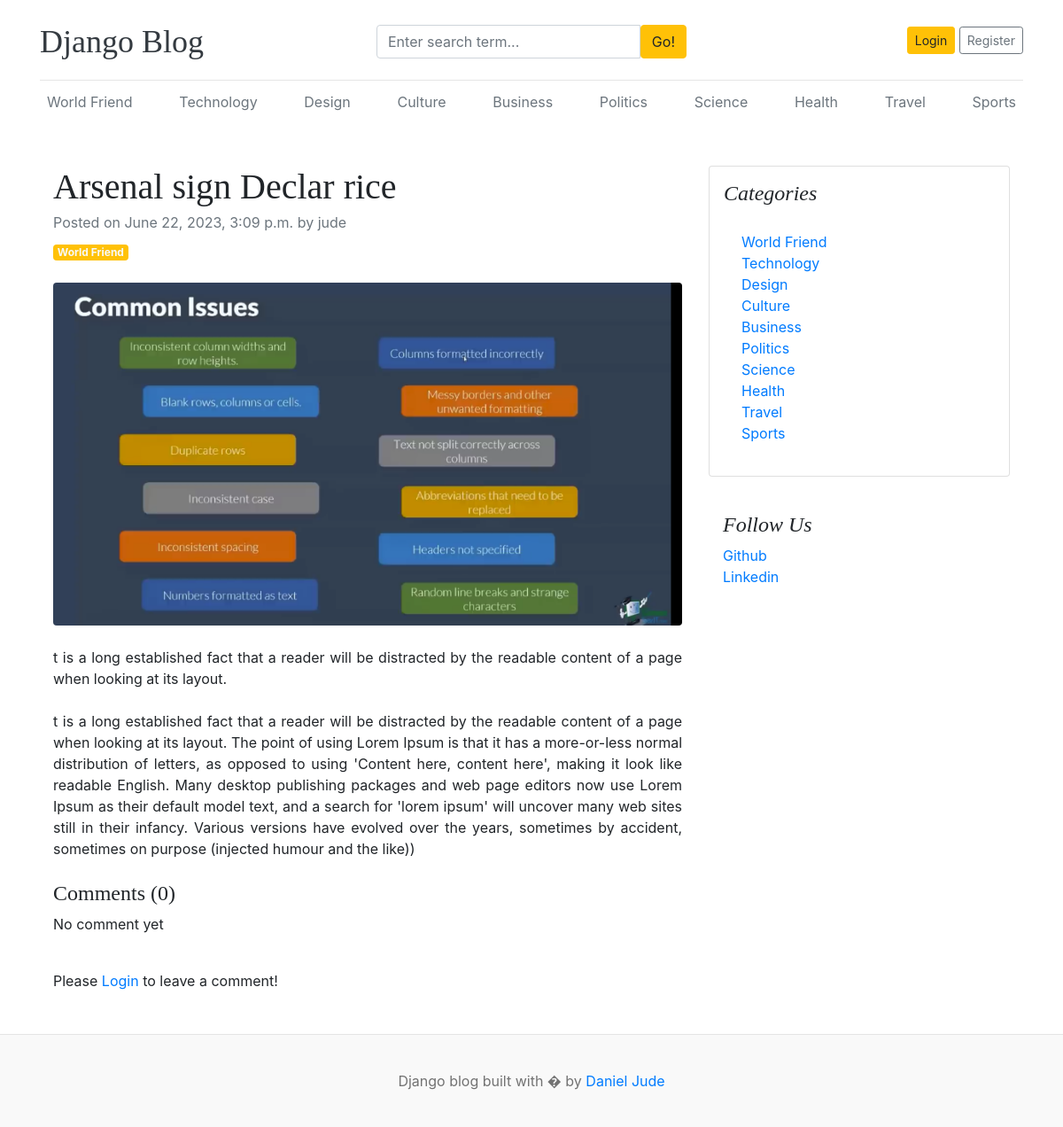
Page /blogs/arsenal-sign-declar-rice/ on the committed database.
### blogs/models.py (models this page shows, shortened)
class Category(models.Model):
    category_name = models.CharField(max_length=100, unique=True)
    created_at = models.DateTimeField(auto_now_add=True)
    updated_at = models.DateTimeField(auto_now=True)
    def __str__(self):
        return self.category_name
    class Meta:
        verbose_name_plural = "categories"

class Blog(models.Model):
    title =models.CharField(max_length=100)
    slug = models.SlugField(max_length=150, unique=True, blank=True)
    category = models.ForeignKey(Category, on_delete=models.CASCADE)
    author  = models.ForeignKey(User, on_delete=models.CASCADE)
    featured_image = models.ImageField(upload_to="uploads/%Y/%m/%d")
    short_description = models.TextField(max_length=500)
    blog_body = models.TextField(max_length=2000)
    status = models.IntegerField(choices=STATUS_CHOICES, default=0)
    is_featured = models.BooleanField(default=False)
    created_at = models.DateTimeField(auto_now_add=True)
    updated_at = models.DateTimeField(auto_now=True)

class SocialLink(models.Model):
    platform = models.CharField(max_length=30, unique=True)
    link = models.URLField(max_length=150)
    created_at = models.DateTimeField(auto_now_add=True)
    updated_at = models.DateTimeField(auto_now=True)

### blogs/views.py (the view, shortened to what this page needs)
# urls.py: path('blogs/<slug:slug>/', BlogsView.blogs, name='slug'),
def blogs(request, slug):
    blog = get_object_or_404(Blog, slug=slug, status=1)
    comments = Comment.objects.filter(blog=blog)
    return render(request, 'blogs.html', {'blog':blog, 'comments':comments, 'count':comments.count()})

### blogs/context_processors.py (called while the page is built)
def get_categories(request):
    categories = Category.objects.all()
    return dict(categories=categories)

def get_social_links(request):
    links = SocialLink.objects.all()
    return dict(links=links)

### templates/blogs.html (shortened to what this page needs)
{% extends 'base.html' %} {% block content %}
<div class="container mt-5">
  <div class="row">
    <div class="col-lg-8">
      <article>
        <header class="mb-4">
          <h1 class="fw-bolder mb-1">{{blog.title}}</h1>
          <div class="text-muted fst-italic mb-2">
            Posted on {{blog.created_at}} by {{blog.author}}
          </div>
          <a class="badge bg-warning text-decoration-none text-light" href="#!"
            >{{blog.category}}</a
          >
        </header>
        <figure class="mb-4">
          <img
            class="img-fluid rounded"
            src="{{blog.featured_image.url}}"
            alt="..."
          />
        </figure>
        <section class="mb-5">
          <p class="fs-5 mb-4" style="text-align: justify">
            {{blog.short_description}}
          </p>
          <p class="fs-5 mb-4" style="text-align: justify">
            {{blog.blog_body}}
          </p>
          <h4>Comments ({{count}})</h4>
          {% if comments %}
          {% for comment in comments  %}
            <div class="card mb-2">
                <div class="card-body">
                  <p class = "card-text mb-0">{{comment.comment}}</p>
                 <span>
                    <small>By {{comment.user}}</small>
                    <small>| {{comment.created_at | timesince}} ago </small>
                 </span>
                </div>
            </div>
        {% endfor %}
            {% else %}
            <p>No comment yet</p>
          {% endif %}
          <br>
        {% if user.is_authenticated %}
        <form action="" method="POST">
          {% csrf_token %}
          <div class="form-group">
            <textarea name="comment" id="comment" class="form-control" placeholder="Leave a Comment"> </textarea>
            <button class = "btn btn-warning mt-1" type = "submit">Submit</button>
          </div>
        </form>
        {% else %}
          <p>Please <a href="{% url 'login' %}">Login</a> to leave a comment!</p>
        {% endif %}
        </section>
      </article>
    </div>
    <div class="col-lg-4">
      <div class="card mb-4 p-3">
        <h4 class="font-italic">Categories</h4>
        <div class="card-body">
          <div class="row">
            <div class="col-sm-6">
              <ul class="list-unstyled mb-0">
                {% for category in categories %}
                <li>
                  <a href="{% url 'post_by_category' category.id %}"
                    >{{category}}</a
                  >
                </li>
                {% endfor %}
              </ul>
            </div>
          </div>
        </div>
      </div>
      {% if links %}
      <div class="p-3">
       <h4 class="font-italic">Follow Us</h4>
       <ol class="list-unstyled">
         {% for link in links  %}
         <li><a href="{{link.link}}" target="_blankk">{{link.platform}}</a></li>
         {% endfor %}
       </ol>
     </div>
 </div>
      {% endif %}
    </div>
  </div>
</div>
{% endblock content %}

### templates/base.html (shortened to what this page needs)
{% load static %}
<!DOCTYPE html>
<html lang="en">
  <head>
    <link
      href="https://getbootstrap.com/docs/4.0/dist/css/bootstrap.min.css"
      rel="stylesheet"
    />
    <link href="{% static 'css/blog.css' %}" rel="stylesheet" />
    <link rel="stylesheet" href="https://cdnjs.cloudflare.com/ajax/libs/font-awesome/4.7.0/css/font-awesome.min.css">
  </head>
  <body>
    <div class="container">
      <header class="blog-header py-3">
        <div class="row flex-nowrap justify-content-between align-items-center">
          <div class="col-4 pt-1">
            <a class="blog-header-logo text-dark" href="/">Django Blog</a>
          </div>
          <div class="col-4 pt-1">
            <form action="{% url 'search' %}" method="GET">
            <div class="input-group">
                <input
                class="form-control"
                type="text"
                placeholder="Enter search term..."
                aria-label="Enter search term..."
                aria-describedby="button-search"
                name = "search"
              />
              <button type="submit" class="btn btn-warning" id="button-search" >
                Go!
              </button>
            </div>
          </form>
          </div>
         {% if not  user.is_authenticated %}
         <div class="col-4 d-flex justify-content-end align-items-center">
          <a class="btn btn-sm btn-warning" href="{% url 'login' %}">Login</a> &nbsp;
          <a class="btn btn-sm btn-outline-secondary" href="{% url 'register' %}">Register</a>
        </div>
         {% else %}
          <span>You are logged in as {{user}} &nbsp; <a  href = "{% url 'dashboard' %}" class = "btn btn-warning btn-sm">Dashboard</a></span>&nbsp; <a href="{% url 'logout' %}">Logout</a>
         {% endif %}
        </div>
      </header>
      <div class="nav-scroller py-1 mb-2">
       <nav class="nav d-flex justify-content-between">
        {% for category in categories  %}
        <a class="p-2 text-muted" href="{% url 'post_by_category' category.id %}">{{category.category_name}}</a>
        {% endfor %}
       </nav>
     </div>
      {% block content %}
      {% endblock %}
      <footer class="blog-footer">
        <p>Django blog built with � by <a href="#">Daniel Jude</a></p>
      </footer>
    </body>
</html>

### blog_main/static/css/blog.css (style rules this page uses)
.blog-header { border-bottom: 1px solid #e5e5e5; }
.blog-header-logo { font-family: "Playfair Display", Georgia, "Times New Roman", serif ; font-size: 2.25rem; }
h1, h2, h3, h4, h5, h6 { font-family: "Playfair Display", Georgia, "Times New Roman", serif ; }
.blog-footer { padding: 2.5rem 0; color: #727272; text-align: center; background-color: #f9f9f9; border-top: 0.05rem solid #e5e5e5; }
.blog-footer p:last-child { margin-bottom: 0; }

### rows in the picture
Category: category_name "World Friend"
Category: category_name "Technology"
Category: category_name "Design"
Category: category_name "Culture"
Category: category_name "Business"
Category: category_name "Politics"
Category: category_name "Science"
Category: category_name "Health"
Category: category_name "Travel"
Category: category_name "Sports"
Blog: title "Arsenal sign Declar rice", created_at "June 22, 2023, 3:09 p.m.", author "jude", category "World Friend", featured_image (picture), short_description "t is a long established fact that a reader will be distracted by the readable content of a page when looking at its layout.", blog_body "t is a long established fact that a reader will be distracted by the readable content of a page when looking at its layout. The point of using Lorem Ipsum is that it has a more-or-less normal distribution of letters, as opposed to using 'Content here, content here', making it look like readable English. Many desktop publishing packages and web page editors now use Lorem Ipsum as their default model text, and a search for 'lorem ipsum' will uncover many web sites still in their infancy. Various versions have evolved over the years, sometimes by accident, sometimes on purpose (injected humour and the like))"
SocialLink: platform "Github"
SocialLink: platform "Linkedin"

### other values in the picture
{{ count }} "0"
